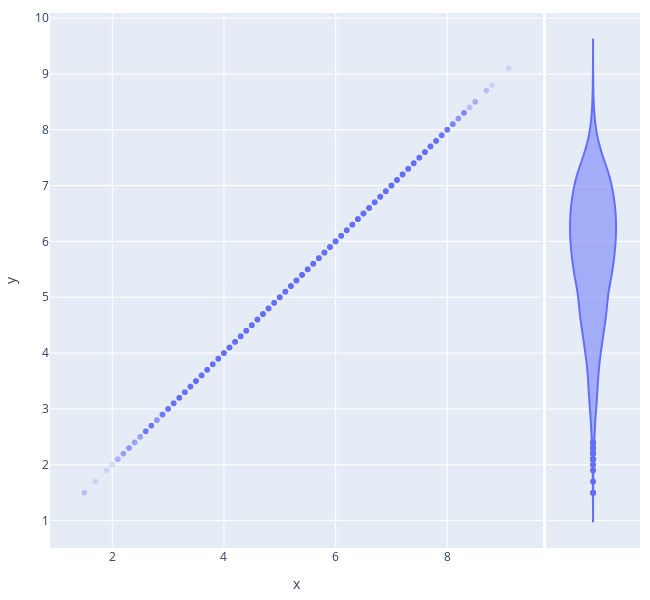

Notebook cell for this chart:
### Code cell
fig = px.scatter(x = Y_test, y = Y_test, opacity=0.2, width=650, height=600, marginal_y='violin')
fig.update_layout( margin=dict(l=20, r=10, t=10, b=10), yaxis=dict(scaleanchor="x", scaleratio=1))
fig.show()

### Figure 1 — Plotly figure (JSON) as saved in the notebook; plotly's stock layout.template omitted (floating-point values rounded to 4 significant figures; data arrays with more than 128 entries replaced by an {"elided": "..."} marker saying what was removed)
{"data": [{"hovertemplate": "x=%{x}<br>y=%{y}<extra></extra>", "legendgroup": "", "marker": {"color": "#636efa", "opacity": 0.2, "symbol": "circle"}, "mode": "markers", "name": "", "showlegend": false, "type": "scattergl", "x": {"elided": "3334 float values"}, "xaxis": "x", "y": {"elided": "3334 float values"}, "yaxis": "y"}, {"alignmentgroup": "True", "hovertemplate": "y=%{y}<extra></extra>", "legendgroup": "", "marker": {"color": "#636efa", "symbol": "circle"}, "name": "", "offsetgroup": "", "scalegroup": "y", "showlegend": false, "type": "violin", "xaxis": "x2", "y": {"elided": "3334 float values"}, "yaxis": "y2"}], "layout": {"height": 600, "legend": {"tracegroupgap": 0}, "margin": {"b": 10, "l": 20, "r": 10, "t": 10}, "width": 650, "xaxis": {"anchor": "y", "domain": [0, 0.8358], "title": {"text": "x"}}, "xaxis2": {"anchor": "y2", "domain": [0.8408, 1], "matches": "x2", "showgrid": false, "showline": false, "showticklabels": false, "ticks": ""}, "yaxis": {"anchor": "x", "domain": [0, 1], "scaleanchor": "x", "scaleratio": 1, "title": {"text": "y"}}, "yaxis2": {"anchor": "x2", "domain": [0, 1], "matches": "y", "showgrid": true, "showticklabels": false}}}
